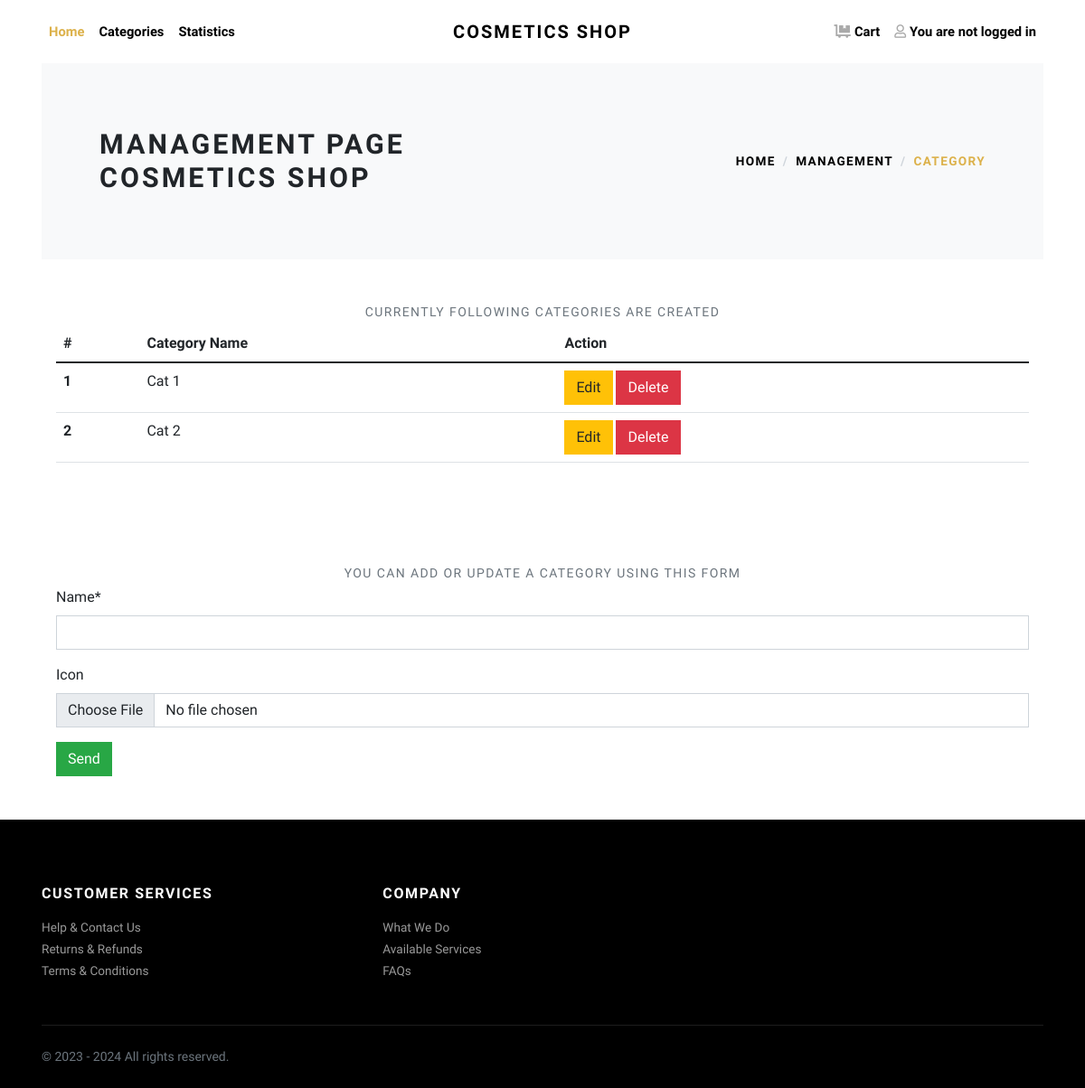
Before: /management/category with the older database file.
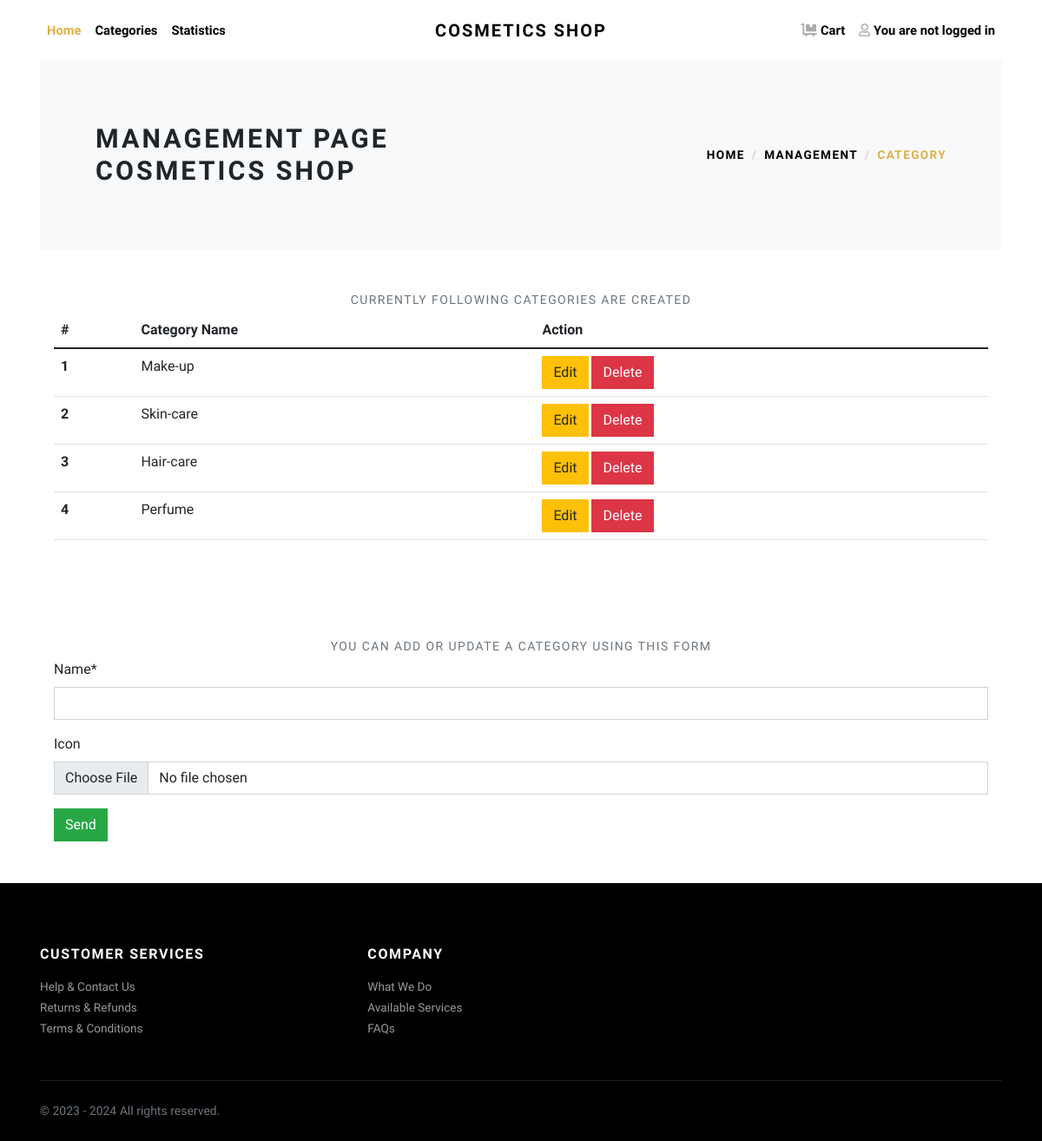
After: the same page with the newer database file.
### cosmetics/models.py (models this page shows, shortened)
class Category(models.Model):
    id = models.AutoField(primary_key=True)
    name = models.CharField(max_length=200, null=False, unique=True)
    icon = models.ImageField(blank=True, upload_to='category')
    class Meta:
        verbose_name_plural = 'Categories'

### cosmetics/views.py (the view)
# urls.py: path('management/category', cosmetics_views.manage_category, name='manage_category'),
def manage_category(request):
    if request.method == "POST":
        category_form = CategoryForm(request.POST, request.FILES)
        context = {
            'category_form': category_form
        }
        if category_form.is_valid():
            name = category_form.cleaned_data["name"]
            model_category = Category(name=name, icon=request.FILES["icon"])
            model_category.save()
            context['categories'] = Category.objects.raw("SELECT * FROM cosmetics_category")
            messages.success(request, f"Category {name} has been created!")
            return redirect('manage_category')
        else:
            print("Category Form is invalid")
            messages.error(request, "Inserted data are wrong! Please check again the data!")
    elif request.method == "GET":
        category_form = CategoryForm()
        context = {
            'category_form': category_form,
            'categories': Category.objects.raw("SELECT * FROM cosmetics_category"),
        }
    return render(request, 'cosmetics/management/category.html', context)

### cosmetics/forms.py
class CategoryForm(forms.ModelForm):
    class Meta:
        model = Category
        fields = ['name', 'icon']
    helper = FormHelper()
    helper.form_tag = False
    helper.form_class = 'form-group'
    helper.layout = Layout(
        Field('name', css_class='form-control col-md-5'),
        Field('icon', css_class='form-control col-md-5'),
    )

### cosmetics/templates/cosmetics/management/category.html (shortened to what this page needs)
{% extends "base.html" %}
{% load crispy_forms_tags %}
{% block content %}
{% load static %}
<div class="container">
    <section class="py-5 bg-light">
        <div class="container">
            <div class="row px-4 px-lg-5 py-lg-4 align-items-center">
                <div class="col-lg-6">
                    <h1 class="h2 text-uppercase mb-0">Management page cosmetics shop</h1>
                </div>
                <div class="col-lg-6 text-lg-end">
                    <nav aria-label="breadcrumb">
                        <ol class="breadcrumb justify-content-lg-end mb-0 px-0 bg-light">
                            <li class="breadcrumb-item">
                                <a class="text-dark" href="{% url 'home' %}">Home</a>
                            </li>
                            <li class="breadcrumb-item">
                                <a class="text-dark" href="{% url 'management' %}">Management</a>
                            </li>
                            <li class="breadcrumb-item active" aria-current="page">
                                <a href="{% url 'manage_category' %}">Category</a>
                            </li>
                        </ol>
                    </nav>
                </div>
            </div>
        </div>
    </section>
    <section class="py-5">
        <header class="text-center">
            <p class="small text-muted small text-uppercase mb-1">Currently following categories are created</p>
        </header>
        <div class="container">
            <table class="table table-lg" cellspacing="0" width="100%">
                <thead>
                    <tr>
                        <th scope="col">#</th>
                        <th scope="col">Category Name</th>
                        <th scope="col">Action</th>
                    </tr>
                </thead>
                <tbody>
                    {% for category in categories %}
                        <tr>
                            <th scope="row">{{ forloop.counter }}</th>
                            <td>{{ category.name }}</td>
                            <td>
                                <a class="btn btn-warning" role="button" href="{% url 'update_category'  category.id %}">Edit</a>
                                <a class="btn btn-danger" role="button" data-bs-toggle="modal" data-bs-target="#delete-item-modal-{{ category.id }}" id="delete-item-{{ category.id }}">Delete</a>
                            </td>
                        </tr>
                    {% endfor %}
                </tbody>
            </table>
        </div>
    </section>
    <section class="py-5">
        <header class="text-center">
            <p class="small text-muted small text-uppercase mb-1">You can add or update a category using this form</p>
        </header>
        <div class="container" id="add_category">
            <form class="form-horizontal form-material" method="post" enctype="multipart/form-data">
                {% crispy category_form %}
                <div class="form-group">
                    <div class="col-sm-12">
                        <button type="submit" class="btn btn-success">Send</button>
                    </div>
                </div>
            </form>
        </div>
    </section>
</div>
{% endblock %}

Changed rows visible on the page:
removed Category: name "Cat 1"
removed Category: name "Cat 2"
added Category: name "Make-up"
added Category: name "Skin-care"
added Category: name "Hair-care"
added Category: name "Perfume"
